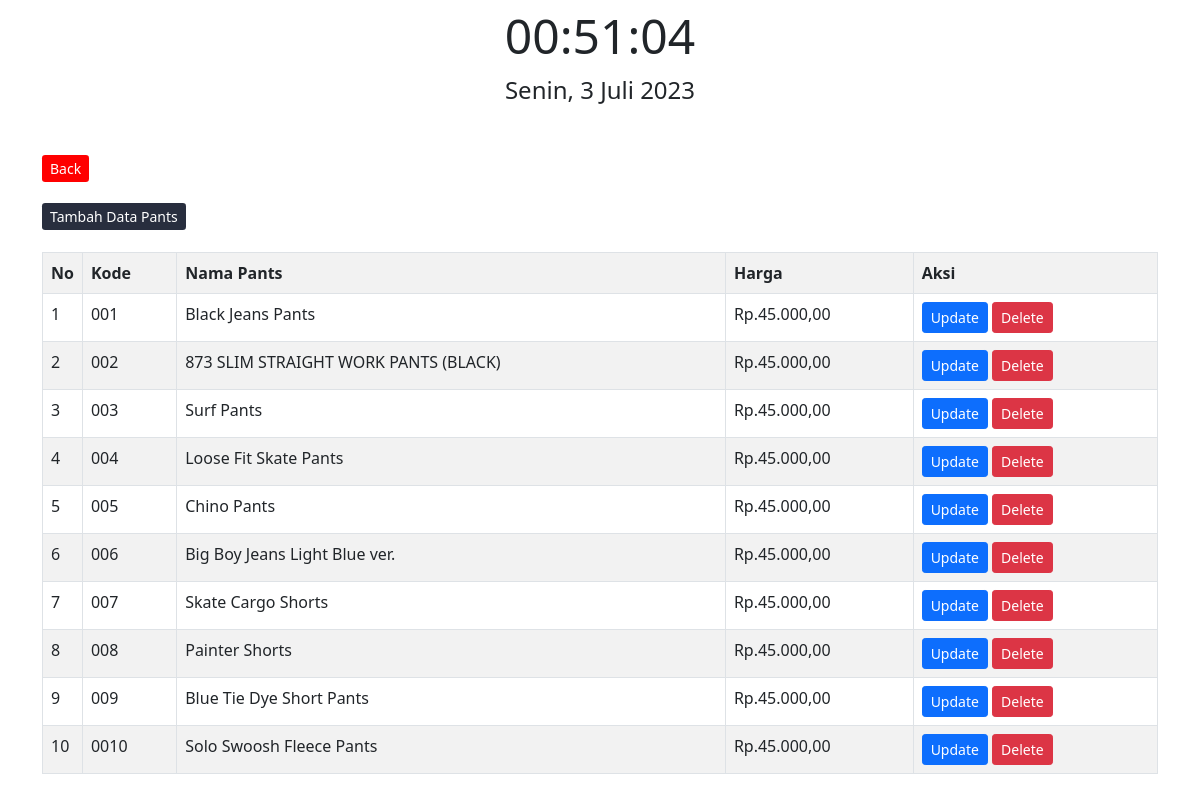
The app's page /adminlegacy/data_pants.php with its own data.
### tables this page shows
CREATE TABLE `pants` (
  `id` int(30) NOT NULL,
  `kode` varchar(30) NOT NULL,
  `nama` varchar(225) NOT NULL,
  `harga` varchar(225) NOT NULL
);

### adminlegacy/data_pants.php (the view, shortened to what this page needs)
<!DOCTYPE html>
<html>
<head>
    <link href="https://cdn.jsdelivr.net/npm/bootstrap@5.0.2/dist/css/bootstrap.min.css" rel="stylesheet">
</head>
<body>
    <div id="datetime-container">
        <div id="clock"></div>
        <div id="date"></div>
    </div>
    <div class="container">
        <div class="panel">
            <div class="panel-body">
                <br><br>
                <a href="kategori.php" class="btn1 btn-sm pull-left">Back</a><br><br>
                <a href="tambah_pants.php" class="btn0 btn-sm pull-left">Tambah Data Pants</a>
                <br />
                <br />
                <table class="table table-bordered table-striped">
                    <tr>
                        <th width="1%">No</th>
                        <th>Kode</th>
                        <th>Nama Pants</th>
                        <th>Harga</th>
                        <th>Aksi</th>
                    </tr>
                    <?php
                    include 'koneksi.php';
                    $data = mysqli_query($koneksi, "select * from pants");
                    while ($d = mysqli_fetch_array($data)) {
                    ?>
                        <tr>
                            <td><?php echo $d['id'] ?></td>
                            <td><?php echo $d['kode'] ?></td>
                            <td><?php echo $d['nama'] ?></td>
                            <td><?php echo $d['harga'] ?></td>
                            <td>
                                <a href="edit_pants.php?id=<?php echo $d['id']; ?>" class="btn btn-sm btn-primary">Update</a>
                                <a href="hapus_pants.php?id=<?php echo $d['id']; ?>" onclick="hey()" class="btn btn-sm btn-danger">Delete</a>
                            </td>
                        </tr>
                    <?php
                    }
                    ?>
                </table>
            </div>
        </div>
    </div>
</body>
</html>

### adminlegacy/data_pants.php (style rules this page uses)
#clock { font-size: 48px; text-align: center; }
* { box-sizing: border-box; }
.btn0 { background-color: #282E3E; color: white; text-decoration: none; }
.btn1 { background-color: red; color: white; text-decoration: none; }
#date { font-size: 24px; text-align: center; }

### records on screen
pants: id "1", kode "001", nama "Black Jeans Pants", harga "Rp.45.000,00"
pants: id "2", kode "002", nama "873 SLIM STRAIGHT WORK PANTS (BLACK)", harga "Rp.45.000,00"
pants: id "3", kode "003", nama "Surf Pants", harga "Rp.45.000,00"
pants: id "4", kode "004", nama "Loose Fit Skate Pants", harga "Rp.45.000,00"
pants: id "5", kode "005", nama "Chino Pants", harga "Rp.45.000,00"
pants: id "6", kode "006", nama "Big Boy Jeans Light Blue ver.", harga "Rp.45.000,00"
pants: id "7", kode "007", nama "Skate Cargo Shorts", harga "Rp.45.000,00"
pants: id "8", kode "008", nama "Painter Shorts", harga "Rp.45.000,00"
pants: id "9", kode "009", nama "Blue Tie Dye Short Pants", harga "Rp.45.000,00"
pants: id "10", kode "0010", nama "Solo Swoosh Fleece Pants", harga "Rp.45.000,00"
